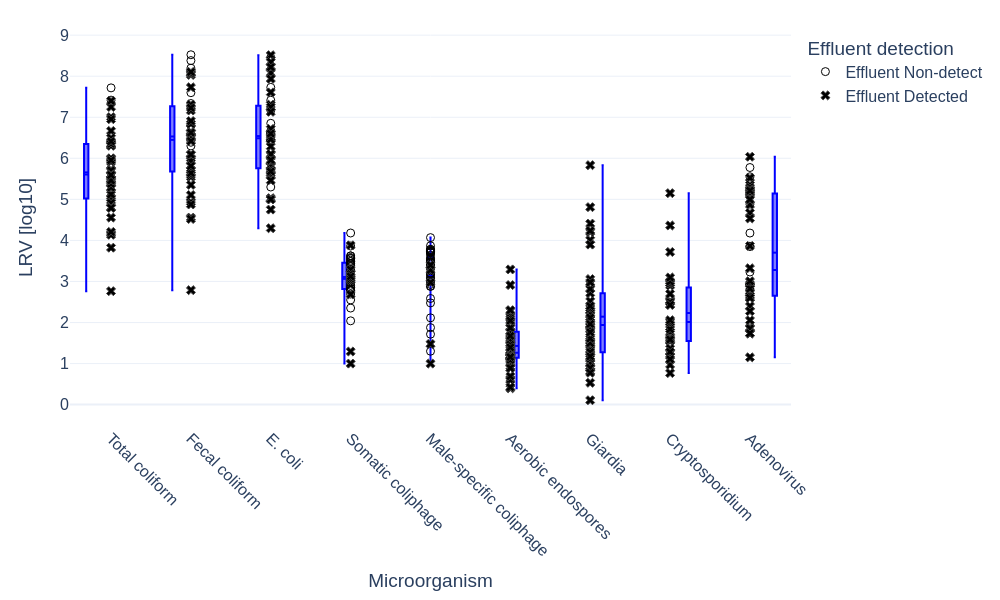

Generate this figure with Python:
# filename: lrv_boxplot_all_microorganisms.py
import pandas as pd
import numpy as np
import plotly.graph_objs as go
from plotly.subplots import make_subplots
import math

# Load data
file_name = "WWTP_microbial_loads_and_removal.xlsx"
xls = pd.ExcelFile(file_name)
df_data = pd.read_excel(xls, sheet_name="Data")
df_mdl = pd.read_excel(xls, sheet_name="Method detection limits")

# Normalize Plant codes: unify 'BiSP' -> 'BiSp'
df_data['Plant'] = df_data['Plant'].replace({'BiSP': 'BiSp'})

# Microorganisms to include (order matters)
microorganisms_ordered = [
    'Total coliform', 'Fecal coliform', 'E. coli',
    'Somatic coliphage', 'Male-specific coliphage',
    'Aerobic endospores', 'Giardia', 'Cryptosporidium',
    'Adenovirus'
]

# Mapping from IndicatorName to Microorganism output names for included microorganisms
indicator_map = {
    'totalcoliform': 'Total coliform',
    'fecalcoliform': 'Fecal coliform',
    'e.coli': 'E. coli',
    'somacoliphage': 'Somatic coliphage',
    'malespeccoliphage': 'Male-specific coliphage',
    'aerobicendospore': 'Aerobic endospores',
    'giardia': 'Giardia',
    'crypto': 'Cryptosporidium',
    'adenovirus': 'Adenovirus',
}

def map_indicator_to_microorganism(ind_name):
    ind_name_lower = ind_name.lower()
    for key, val in indicator_map.items():
        if key in ind_name_lower:
            return val
    return None

df_data['Microorganism'] = df_data['IndicatorName'].apply(map_indicator_to_microorganism)

# Keep only relevant microorganisms
df_data = df_data[df_data['Microorganism'].isin(microorganisms_ordered)].copy()

# Create lookup for MDL and Units by lower-case organism name
mdl_dict = {row['Organism'].lower(): row['MDL'] for _, row in df_mdl.iterrows()}
units_dict = {row['Organism'].lower(): row['Units'] for _, row in df_mdl.iterrows()}

# Mapping Microorganism to MDL Organism names (for MDL and Units lookup)
microorganism_to_mdl_organism = {
    'Total coliform': 'Total coliform',
    'Fecal coliform': 'Fecal coliform',
    'E. coli': 'E. coli',
    'Somatic coliphage': 'Soma Coliphage',
    'Male-specific coliphage': 'Male Specific Coliphage',
    'Aerobic endospores': 'Aerobic endospores',
    'Giardia': 'Giardia Cyst',
    'Cryptosporidium': 'Crypto Oocyst',
    'Adenovirus': 'Adenovirus',
}

# Add MDL and Units columns
def get_mdl_and_units(microorganism):
    mdl_org = microorganism_to_mdl_organism.get(microorganism)
    if mdl_org:
        mdl_val = mdl_dict.get(mdl_org.lower(), np.nan)
        unit_val = units_dict.get(mdl_org.lower(), '')
        return pd.Series([mdl_val, unit_val])
    return pd.Series([np.nan, ''])

df_data[['MDL', 'Units']] = df_data['Microorganism'].apply(get_mdl_and_units)

# Effluent selection rules:
# Giardia, Cryptosporidium, Somatic coliphage, Male-specific coliphage use 'UF Effluent'
# Others use 'Effluent grab'
uf_effluent_organisms = {'Giardia', 'Cryptosporidium', 'Somatic coliphage', 'Male-specific coliphage'}

# Replace BDL and numeric 0 with organism-specific MDL for Count_num
def replace_bdl_zero_with_mdl(row):
    val = row['Count']
    if pd.isna(val):
        return np.nan
    val_str = str(val).strip().upper()
    if val_str == 'BDL':
        return row['MDL']
    try:
        fval = float(val)
        if fval == 0:
            return row['MDL']
        else:
            return fval
    except:
        return np.nan

df_data['Count_num'] = df_data.apply(replace_bdl_zero_with_mdl, axis=1)

# Separate dataframes by sample type
df_influent = df_data[df_data['SampleType'] == 'Influent grab'].copy()
df_uf_effluent = df_data[df_data['SampleType'] == 'UF Effluent'].copy()
df_grab_effluent = df_data[df_data['SampleType'] == 'Effluent grab'].copy()

# Prepare list of paired data for plotting
rows = []

# Unique plants and microorganisms for pairing
plants = sorted(df_data['Plant'].dropna().unique())

for microorganism in microorganisms_ordered:
    mdl_value = df_data[df_data['Microorganism'] == microorganism]['MDL'].dropna().unique()
    if len(mdl_value) == 0:
        continue
    mdl_value = mdl_value[0]

    for plant in plants:
        # Influent samples with counts
        df_inf = df_influent[(df_influent['Plant'] == plant) & (df_influent['Microorganism'] == microorganism)][['Event', 'Count', 'Count_num']]
        df_inf = df_inf.rename(columns={'Count': 'Influent_raw', 'Count_num': 'Influent_used'})

        # Effluent selection
        if microorganism in uf_effluent_organisms:
            df_eff = df_uf_effluent[(df_uf_effluent['Plant'] == plant) & (df_uf_effluent['Microorganism'] == microorganism)][['Event', 'Count', 'Count_num']]
        else:
            df_eff = df_grab_effluent[(df_grab_effluent['Plant'] == plant) & (df_grab_effluent['Microorganism'] == microorganism)][['Event', 'Count', 'Count_num']]

        df_eff = df_eff.rename(columns={'Count': 'Effluent_raw', 'Count_num': 'Effluent_used'})

        # Merge influent and effluent by Event (and plant, microorganism known)
        paired = pd.merge(df_inf, df_eff, on='Event', how='inner')

        # Add Plant and Microorganism columns
        paired['Plant'] = plant
        paired['Microorganism'] = microorganism

        # Exclude pairs where influent_used <= MDL (ignore zero/MDL influent)
        paired = paired[paired['Influent_used'] > mdl_value]

        # Drop pairs with NaN values in influent or effluent used
        paired = paired.dropna(subset=['Influent_used', 'Effluent_used'])

        # Compute LRV = log10(influent_used / effluent_used)
        paired['LRV [log10]'] = np.log10(paired['Influent_used'] / paired['Effluent_used'])

        # Effluent detection flags based on raw effluent counts
        def effluent_detect_flag(val):
            if pd.isna(val):
                return 'Unknown'
            val_str = str(val).strip().upper()
            if val_str == 'BDL':
                return 'Non-detect'
            try:
                fval = float(val)
                if fval == 0:
                    return 'Non-detect'
                else:
                    return 'Detected'
            except:
                return 'Unknown'

        paired['Effluent_detected_flag'] = paired['Effluent_raw'].apply(effluent_detect_flag)

        rows.append(paired[['Event', 'Plant', 'Microorganism', 'Influent_raw', 'Effluent_raw',
                            'Influent_used', 'Effluent_used', 'Effluent_detected_flag', 'LRV [log10]']])

# Concatenate all pairs
df_pairs = pd.concat(rows, ignore_index=True)

# Sort by Microorganism and Event for output neatness
df_pairs = df_pairs.sort_values(['Microorganism', 'Event']).reset_index(drop=True)

# Plot single box plot with all microorganisms, no differentiation by plant
plant_colors = {'BiSp': 'blue', 'BrWo': 'green', 'NoWe': 'orange'}  # Not used for box colors here, but markers can be all black for clarity

marker_symbols = {'Non-detect': 'circle-open', 'Detected': 'x'}

# Determine y-axis range for LRV, excluding outliers
percentiles = df_pairs['LRV [log10]'].quantile([0.02, 0.98]).values
y_min = math.floor(percentiles[0])
y_max = math.ceil(percentiles[1])

fig = go.Figure()

# Plot box for each microorganism
for micro in microorganisms_ordered:
    df_m = df_pairs[df_pairs['Microorganism'] == micro]
    if df_m.empty:
        continue
    fig.add_trace(go.Box(
        y=df_m['LRV [log10]'],
        name=micro,
        boxmean=True,
        marker_color='blue',
        boxpoints=False
    ))

# Overlay scatter points for all data points with markers based on Effluent detection

# Combine all data points in order of microorganisms (to preserve order on x-axis)
# X position is categorical: to assign x coordinate for scatter points, use categoryindex
x_categories = microorganisms_ordered
cat_to_x = {cat: i for i, cat in enumerate(x_categories)}

# Prepare scatter lists for detected and non-detected
scatter_detect_x = []
scatter_detect_y = []
scatter_nondetect_x = []
scatter_nondetect_y = []

for idx, row in df_pairs.iterrows():
    x_val = row['Microorganism']
    x_pos = cat_to_x[x_val]
    y_val = row['LRV [log10]']
    if row['Effluent_detected_flag'] == 'Non-detect':
        scatter_nondetect_x.append(x_val)
        scatter_nondetect_y.append(y_val)
    elif row['Effluent_detected_flag'] == 'Detected':
        scatter_detect_x.append(x_val)
        scatter_detect_y.append(y_val)
    else:
        # unknown detection status; ignore for marker plotting
        pass

# Add scatter for non-detect
fig.add_trace(go.Scatter(
    x=scatter_nondetect_x,
    y=scatter_nondetect_y,
    mode='markers',
    marker=dict(
        symbol='circle-open',
        color='black',
        size=8,
        line=dict(width=1)
    ),
    name='Effluent Non-detect',
    showlegend=True
))

# Add scatter for detect
fig.add_trace(go.Scatter(
    x=scatter_detect_x,
    y=scatter_detect_y,
    mode='markers',
    marker=dict(
        symbol='x',
        color='black',
        size=8,
        line=dict(width=1)
    ),
    name='Effluent Detected',
    showlegend=True
))

fig.update_layout(
    font=dict(size=16),
    yaxis_title='LRV [log10]',
    xaxis_title='Microorganism',
    xaxis=dict(tickangle=45, categoryorder='array', categoryarray=x_categories),
    boxmode='group',
    margin=dict(t=30, b=100, l=70, r=20),
    template='plotly_white',
    height=600,
    width=1000,
    legend=dict(title='Effluent detection')
)

# Save output files
base_filename = "lrv_boxplot_all_microorganisms"
html_file = base_filename + ".html"
png_file = base_filename + ".png"
csv_file = base_filename + ".csv"

fig.write_html(html_file, include_plotlyjs='cdn')
fig.write_image(png_file, width=1000, height=600)
df_pairs.to_csv(csv_file, index=False)

print(csv_file)
print(html_file)
print(png_file)
print("lrv_boxplot_all_microorganisms.py")
